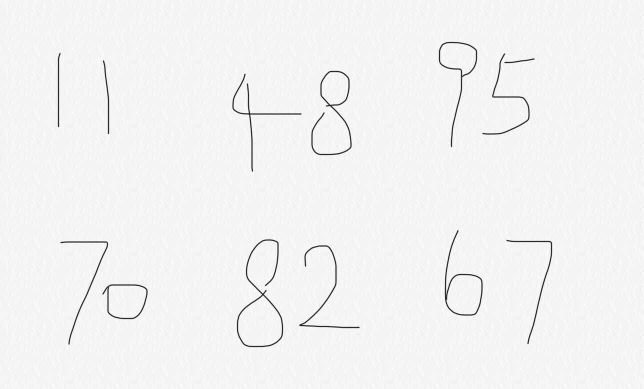
#> input picture test/data/test7.jpeg, 1287 x 777 px (shown at 1/2 size); its folder holds 5 pictures in this run
$ python recognition.py   (older library calls are emulated)
#> lines starting #> are read from the running program, lines starting #| are printed output that depends on the picture; after the words box and inside, x2 and y2 are one past the last pixel; in counts of white or black regions, pixels touching at a corner belong together
#> further down, src is the input picture: shape (777, 1287, 3); min 0, max 255, mean 242.7
### test/mnist.py
from PIL import Image
import tensorflow as tf
import tensorflow.contrib.slim as slim
import matplotlib.pyplot as plt
import numpy as np
global_times = 0


# [44 lines left out: functions image_prepare, build_graph, not called in this run]


def predict_prepare():
    sess = tf.Session()
    graph = build_graph()
    saver = tf.train.Saver()
    ckpt = tf.train.latest_checkpoint('./model/')
    if ckpt:
        saver.restore(sess, ckpt) #模型的恢复返回神经网络和回话
    return graph, sess


def recognition(file_path):
    global global_times #全局变量
    if global_times == 0: #需不需要加载模型  若==1 改变全局变量 下一次识别直接进入else
        global graph, sess #都是全局变量 一处变动都要变
        graph, sess = predict_prepare() #加载模型
        image = image_prepare(file_path)
        predict = sess.run(graph['predict'], feed_dict={graph['x']: [image], graph['keep_prob']: 1.0}) #将预处理后的图片喂入神经网络 得到预测值
        global_times = 1

        print('recognize result:')
        print(predict)
        return predict

    else:

        image = image_prepare(file_path)
        predict = sess.run(graph['predict'], feed_dict={graph['x']: [image], graph['keep_prob']: 1.0})

        print('recognize result:')
        print(predict)
        return predict

### test/recognition.py
import numpy as np
import cv2 as cv
import time
import mnist


def measure(image):
    blur = cv.GaussianBlur(image, (5, 5), 0)
    gray = cv.cvtColor(blur, cv.COLOR_RGB2GRAY)
    _, out = cv.threshold(gray, 0, 255, cv.THRESH_BINARY_INV | cv.THRESH_OTSU)
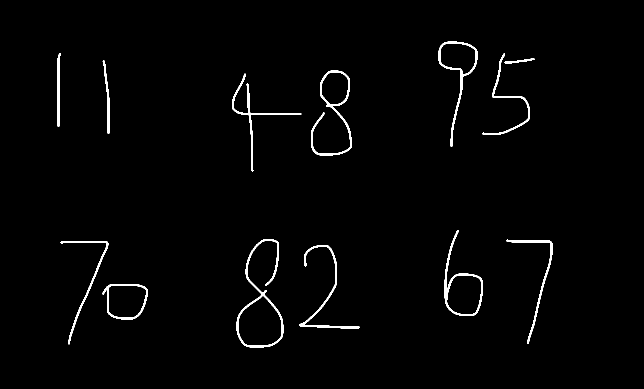
#> out: shape (777, 1287) (shown at 1/2 size); 1.6% white; 13 white regions, largest, box (x1, y1, x2, y2) and area: (473, 478, 567, 695) 2114, (622, 141, 704, 311) 1765, (464, 147, 603, 343) 1475
    ret, thresh = cv.threshold(gray, 0, 255, cv.THRESH_BINARY_INV | cv.THRESH_OTSU)
#> ret = 187

    kernel = cv.getStructuringElement(cv.MORPH_RECT, (3, 3))
    erode = cv.dilate(thresh, kernel)
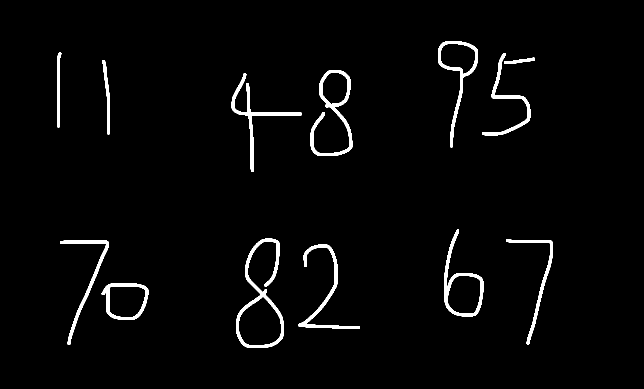
#> erode: shape (777, 1287) (shown at 1/2 size); 2.5% white; 13 white regions
    clone_image, contours, hierarchy = cv.findContours(erode, cv.RETR_EXTERNAL, cv.CHAIN_APPROX_SIMPLE)
#> contours = 13 contours; largest, box (x1, y1, x2, y2) and area: (472, 477, 568, 696) 9184, (888, 459, 967, 633) 6259, (203, 567, 297, 640) 5364, (621, 140, 705, 312) 5086, (876, 82, 956, 295) 5034

    for i, contour in enumerate(contours):
        cv.drawContours(image, contours, i, (0, 0, 255), 1)
#> this loop made 13 passes
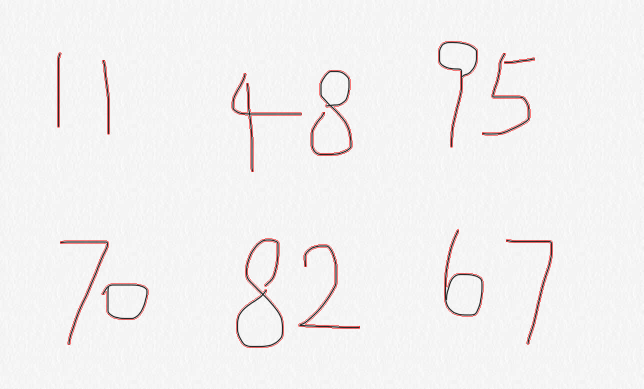
#> image: shape (777, 1287, 3) (shown at 1/2 size); 0.67% of pixels changed, all inside (x1, y1, x2, y2) = (114, 82, 1106, 696)
    # cv.imshow('contour', image)

    for i, contour in enumerate(contours):
        area = cv.contourArea(contour)
#> area = 5364.5
        print('area', area)
#| area 5364.5

        x, y, w, h = cv.boundingRect(contour)
#> x = 203; y = 567; w = 94; h = 73
        cv.rectangle(image, (x, y), (x + w, y + h), (0, 255, 0), 2)
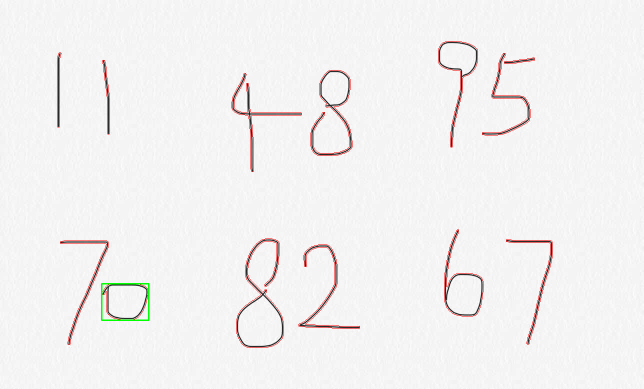
#> image: shape (777, 1287, 3) (shown at 1/2 size); 0.1% of pixels changed, all inside (x1, y1, x2, y2) = (202, 566, 299, 642)

        if h > 50:
            result = out[y:(y + h), x:(x + w)]
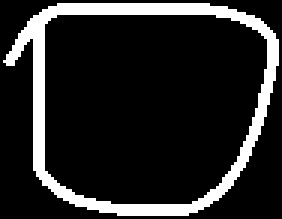
#> result: shape (73, 94) (shown 3 times larger); 15% white; 1 white region, box (x1, y1, x2, y2) and area: (1, 1, 93, 72) 1031

            black = [0, 0, 0]
            constant = cv.copyMakeBorder(result, 40, 40, 40, 40, cv.BORDER_CONSTANT, value=black)
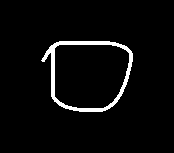
#> constant: shape (153, 174); 3.9% white; 1 white region, box (x1, y1, x2, y2) and area: (41, 41, 133, 112) 1031

            _dir = './data/' + str(i) + '.png'
            cv.imwrite('./data/' + str(i) + '.png', constant)

            predict = mnist.recognition(_dir)
            print(predict)

            text = "{}".format(predict[0])
            cv.putText(image, text, (np.int(x), np.int(y-10)), cv.FONT_HERSHEY_SIMPLEX, 1, (0, 255, 0), 2)

            cv.imshow('rect', image)
            cv.waitKey(0)


src = cv.imread('./data/test7.jpeg')
# cv.imshow('origin', src)

measure(src)
#> (the call stopped at in predict_prepare, `sess = tf.Session()`: tensorflow is not available in this run)

cv.waitKey(0)
cv.destroyAllWindows()
